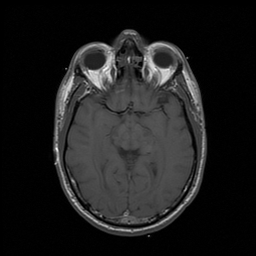
#> input picture images/t1.jpg, 256 x 256 px
$ jupyter execute Chapter4.ipynb   (shell and % lines are left out)
#> lines starting #> are read from the running program, lines starting #| are printed output that depends on the picture
[cell 1]
import numpy as np
import matplotlib.pyplot as plt

[cell 2]
# creating a step function
f = np.hstack((np.ones(64), np.zeros(64)))
f.shape

[cell 3]
plt.figure()
plt.plot(np.hstack((f, f)))
plt.xlim([0, 255])
plt.ylim([-0.5, 1.5])
plt.title('Step function')
plt.show()
#> figure, not shown here; curve peaks at x = 0, y = 1
plt.close()

[cell 4]
# DFT of f
F = np.fft.fft(f)

[cell 5]
F.shape, F.dtype

[cell 6]
plt.figure(figsize=(10, 5))
plt.plot(np.log(np.abs(F)+1)) # +1 to get rid of log(0)
plt.title('Modulus of Fourier Coefficients')
plt.xlim((0, F.shape[0]-1))
plt.show()
#> figure, not shown here; curve peaks at x = 0, y = 4.17
plt.close()

[cell 7]
# draw some of the contributing trigonometric functions
for i in range(0,10):

    G = np.zeros_like(F)
    G[i] = F[i] # set all bu the first i to zero
    g = np.fft.ifft(G) # inverse DFT

    plt.figure()
    plt.plot(np.real(np.hstack((g, g))))
    plt.title('The {}-th contributing coefficient'.format(i+1))
    plt.show()
    plt.close()

[cell 8]
# draw some of the contributing trigonometric functions
for i in range(0,f.shape[0]+1,8):

    G = np.copy(F)
    G[i+1:] = 0 # set all bu the first i to zero
    g = np.fft.ifft(G) # inverse DFT

    plt.figure()
    plt.plot(np.real(np.hstack((g, g))))
    plt.title('DFT with {} coefficients'.format(i))
    plt.xlim([0, 255])
    plt.ylim([-0.5, 1.5])
    plt.show()
    plt.close()

[cell 9]
import cv2

[cell 10]
img = cv2.imread(r'./images/t1.jpg', cv2.IMREAD_GRAYSCALE)
#> img is the input picture: shape (256, 256); min 0, max 255, mean 29.6

[cell 11]
plt.figure()
plt.imshow(img, cmap=plt.cm.gray)
plt.axis('off')
plt.show()
plt.close()

[cell 12]
# considering a 1D sample
f = img[128, :]
#> f = 256 values, max 143 at index 56, min 0 at index 0, mean 42.93

plt.figure()
plt.plot(f)
plt.show()
#> figure, not shown here; curve peaks at x = 56, y = 143
plt.close()

[cell 13]
f.dtype, f.shape

[cell 14]
f = f.astype(np.double)
f.dtype

[cell 15]
F = np.fft.fft(f) # DFT of f

[cell 16]
# Viewing the Fourier coefficients
plt.figure(figsize=(10,5))
plt.plot(np.real(F), 'b')
plt.plot(np.imag(F), 'r')
plt.legend(['Real', 'Imaginary'])
plt.show()
#> figure, not shown here; curve peaks at x = 0, y = 10989; curve peaks at x = 30, y = 496
plt.close()

[cell 17]
# Plots the modulus of the Fourier coefs
plt.figure(figsize=(10,5))
plt.plot(np.abs(F))
plt.show()
#> figure, not shown here; curve peaks at x = 0, y = 10989
plt.close()

[cell 18]
# Plot the log of the (modulus+1)
plt.figure(figsize=(10,5))
plt.plot(np.log(np.abs(F)+1))
plt.show()
#> figure, not shown here; curve peaks at x = 0, y = 9.3
plt.close()

[cell 19]
# Zero-shifting
# shift the DC to the middle
F_z = np.fft.fftshift(F)

`Y = fftshift(X)` rearranges the outputs of `fft`, `fft2`, and `fftn` by moving
the zero-frequency component to the center of the array. It is useful for
visualizing a Fourier transform with the zero-frequency component in the
middle of the spectrum. For vectors, `fftshift(X)` swaps the left and right halves
of `X`.
`fft` transforms input images into frequency domain; while
`fftshift` reorganize the outputs of `fft` by moving zeroth lag to the center of
spectrum. Thus, `fftshift` is usually used together with the Fourier transform.
If you need to shift frequency components to be
visually clearer (not necessary always), use `fftshift` after `fft`.
The function can be constructed via multiplying pixel `(x,y)` of `f` by `(-1)^(x+y)`.

[cell 20]
# Plot the log of the (modulus+1)
plt.figure(figsize=(10,5))
plt.plot(np.log(np.abs(F_z)+1))
plt.show()
#> figure, not shown here; curve peaks at x = 128, y = 9.3
plt.close()

[cell 21]
even_array = np.asarray([1, 2, 3, 4]) # array of length 4
even_array_z = np.fft.fftshift(even_array)
even_array_z

[cell 22]
odd_array = np.asarray([1, 2, 3, 4, 5, 6, 7]) # array of length 5
odd_array_z = np.fft.fftshift(odd_array)
odd_array_z

[cell 23]
even_ctr = even_array.shape[0] // 2
even_ctr

[cell 24]
odd_ctr = (odd_array.shape[0]-1) // 2
odd_ctr

[cell 25]
even_array_z[even_ctr], odd_array_z[odd_ctr]

[cell 26]
# Now, to undo it, we use ifftshift because it behaves differently with even- and odd-length arrays (just like fftshift).
np.fft.ifftshift(even_array_z)

[cell 27]
np.fft.ifftshift(odd_array_z)

[cell 28]
# 2D DFT, Use fft2 instead of fft.
img.dtype

[cell 29]
img = img.astype(np.double)
img.dtype

[cell 30]
plt.figure()
plt.imshow(img, cmap=plt.cm.gray)
plt.axis('off')
plt.show()
plt.close()

[cell 31]
IMG = np.fft.fft2(img)

[cell 32]
plt.figure()
plt.imshow(np.log(np.abs(IMG)+1), cmap=plt.cm.gray)
plt.axis('off')
plt.show()
plt.close()

[cell 33]
IMG_z = np.fft.fftshift(IMG)

plt.figure()
plt.imshow(np.log(np.abs(IMG_z)+1), cmap=plt.cm.gray)
plt.axis('off')
plt.show()
plt.close()

[cell 34]
ctr_position = np.asarray(IMG_z.shape) // 2
#> ctr_position = [128, 128]
IMG_z.shape, ctr_position, IMG_z[ctr_position[0], ctr_position[1]], np.max(IMG_z)

[cell 35]
# Your own 2D DFT
# 1D DFT of columns first
Img_col = np.fft.fft(img) # fft works on columns by default

# Then 1D DFT of rows
Img2 = np.fft.fft(Img_col, axis=1); # apply DFT along dim 1 (rows)

# Compare ours to the one from fft2
diff = np.abs(IMG-Img2) # should be close to zero
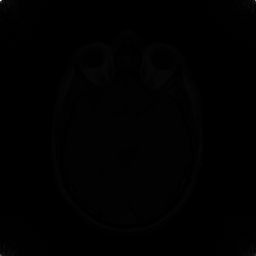
#> diff: shape (256, 256) float64; min 2.04, max 1937351, mean 9797.3; drawn with min black and max white
np.max(diff.ravel()) # make it a column, then find max of col
#> Out = 1937351

[cell 36]
# Create convolution kernel, g
# Let's create a circle centred in a 256x256 image.
r, c = np.meshgrid(np.arange(-128,128), np.arange(-128,128)) # vert & horiz ramps
d = np.sqrt(r ** 2 + c ** 2) # distance from centre pixel
g = d < 15 # select pixels less than 15 pixels from centre
g = np.fft.fftshift(g) # centre g at (1,1) (top-left)
g[1:22,1:5] = 1 # add a little tail so we can determine orientation

[cell 37]
# Get its DFT
G = np.fft.fft2(g)

[cell 38]
plt.figure()
plt.imshow(g, cmap=plt.cm.gray)
plt.axis('off')
plt.show()
plt.close()

[cell 39]
f = np.zeros((256,256))
f[50,100] = 1
f[48,120] = 2

[cell 40]
F = np.fft.fft2(f);

[cell 41]
plt.figure()
plt.imshow(f, cmap=plt.cm.gray)
plt.axis('off')
plt.show()
plt.close()

[cell 42]
f_conv_g = np.fft.ifft2(F * G)

[cell 43]
plt.figure()
plt.imshow(np.abs(f_conv_g), cmap=plt.cm.gray)
plt.axis('off')
plt.show()
plt.close()

[cell 44]
f2 = cv2.imread(r'./images/pd.jpg', cv2.IMREAD_GRAYSCALE)
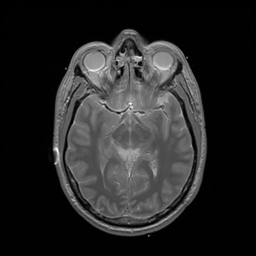
#> input picture images/pd.jpg, 256 x 256 px
#> f2 is the input picture: shape (256, 256); min 0, max 255, mean 38
f2 = f2.astype(np.double)

[cell 45]
plt.figure()
plt.imshow(f2, cmap=plt.cm.gray)
plt.axis('off')
plt.show()
plt.close()

[cell 46]
F2 = np.fft.fft2(f2)

[cell 47]
f2_conv_g = np.fft.ifft2(F2 * G)

[cell 48]
plt.figure()
plt.imshow(np.abs(np.fft.fftshift(F2)), cmap=plt.cm.gray)
plt.axis('off')
plt.show()
plt.close()

[cell 49]
plt.figure()
plt.imshow(np.abs(f2_conv_g), cmap=plt.cm.gray)
plt.axis('off')
plt.show()
plt.close()

[cell 50]
# aliasing
r, c = np.meshgrid(np.arange(1,257), np.arange(1,257))
# creating a simple left-right wave front
f = np.sin(2 * np.pi * c / 256 * 40)

[cell 51]
plt.figure()
plt.imshow(f, cmap=plt.cm.gray)
plt.axis('off')
plt.show()
plt.close()

[cell 52]
g = f[::5,::5] # sampling every 5th entries

[cell 53]
plt.figure()
plt.imshow(g, cmap=plt.cm.gray)
plt.axis('off')
plt.show()
plt.close()

[cell 54]
# Bricks moire demo
q = cv2.imread(r'./images/bricks.jpg', cv2.IMREAD_GRAYSCALE)
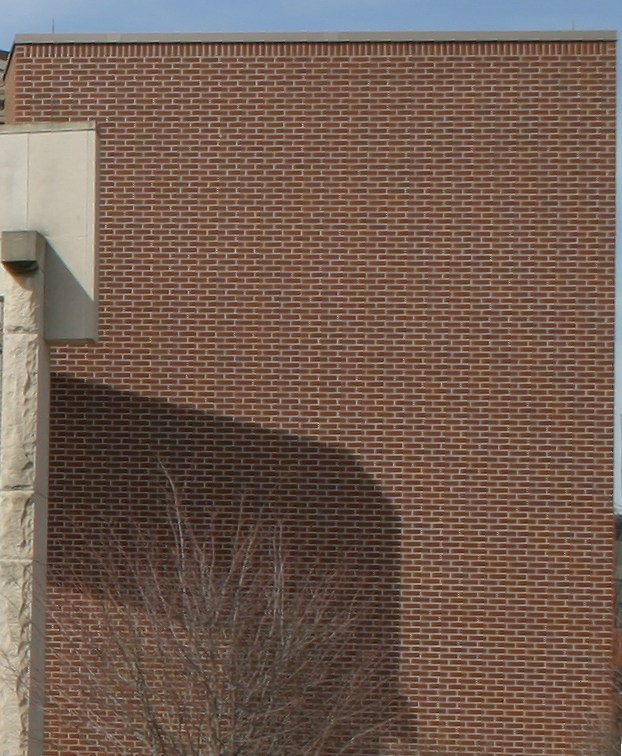
#> input picture images/bricks.jpg, 622 x 756 px
#> q: shape (756, 622); min 4, max 255, mean 98.1
q = q.astype(np.double)

[cell 55]
plt.figure()
plt.imshow(q, cmap=plt.cm.gray)
plt.axis('off')
plt.show()
plt.close()

[cell 56]
q.shape
#> Out = (756, 622)

[cell 57]
# resize by simple sub-sampling
ratio = 0.2
new_size = tuple([int(i * ratio) for i in q.shape])
#> new_size = (151, 124)
q_small = cv2.resize(q, new_size)
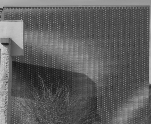
#> q_small: shape (124, 151) float64; min 21.79, max 213.1, mean 95.9

[cell 58]
new_size
#> Out = (151, 124)

[cell 59]
plt.figure()
plt.imshow(q_small, cmap=plt.cm.gray)
plt.axis('off')
plt.show()
plt.close()

[cell 60]
# resize, but first blur it (apply a filter)
q_blur = cv2.GaussianBlur(q, (11,11), 2)
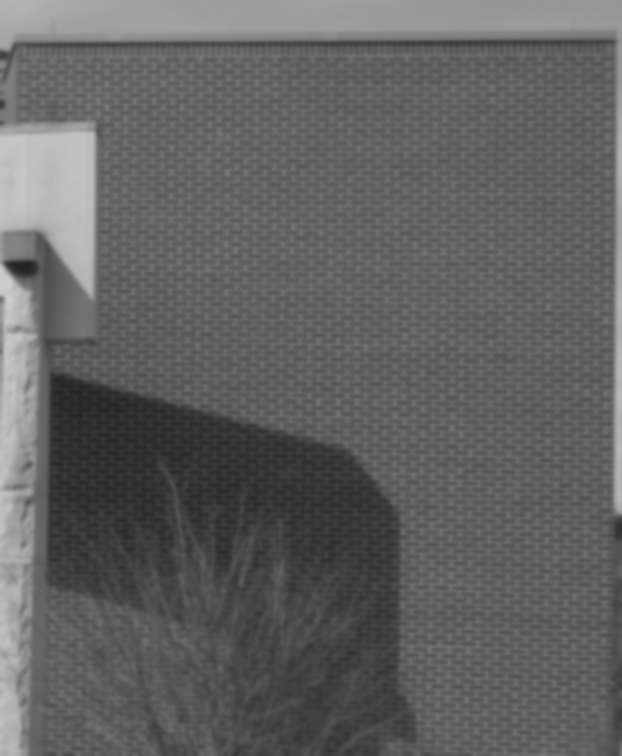
#> q_blur: shape (756, 622) float64; min 32.63, max 206.1, mean 98.1

[cell 61]
plt.figure()
plt.imshow(q_blur, cmap=plt.cm.gray)
plt.axis('off')
plt.show()
plt.close()

[cell 62]
q_blur_small = cv2.resize(q_blur, new_size)
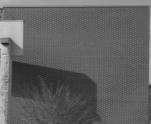
#> q_blur_small: shape (124, 151) float64; min 33.5, max 205.5, mean 97.8

[cell 63]
plt.figure()
plt.imshow(q_blur_small, cmap=plt.cm.gray)
plt.axis('off')
plt.show()
plt.close()

[cell 64]
Q = np.fft.fft2(q)
Q_z = np.fft.fftshift(Q)

[cell 65]
plt.figure()
plt.imshow(np.log(1+np.abs(Q_z)), cmap=plt.cm.gray)
plt.axis('off')
plt.show()
plt.close()

[cell 66]
Q_s = np.fft.fft2(q_small)
Q_s_z = np.fft.fftshift(Q_s)

[cell 67]
plt.figure()
plt.imshow(np.log(1+np.abs(Q_s_z)), cmap=plt.cm.gray)
plt.axis('off')
plt.show()
plt.close()

[cell 68]
Q_b = np.fft.fft2(q_blur)
Q_b_z = np.fft.fftshift(Q_b)

[cell 69]
plt.figure()
plt.imshow(np.log(1+np.abs(Q_b_z)), cmap=plt.cm.gray)
plt.axis('off')
plt.show()
plt.close()

[cell 70]
Q_b_s = np.fft.fft2(q_blur_small)
Q_b_s_z = np.fft.fftshift(Q_b_s)

[cell 71]
plt.figure()
plt.imshow(np.log(1+np.abs(Q_b_s_z)), cmap=plt.cm.gray)
plt.axis('off')
plt.show()
plt.close()

[cell 72]
# Fourier 2D wavefront
F = np.zeros((256,256))
F[4,0] = 1 # choosing one element to be non-zero

f = np.fft.ifft2(F) # taking the iFFT

[cell 73]
plt.figure()
fig, axes = plt.subplots(1,4)
axes[0].imshow(F, cmap=plt.cm.gray)
axes[0].axis('off')
axes[0].set_title('F')

axes[1].imshow(np.real(f), cmap=plt.cm.gray)
axes[1].axis('off')
axes[1].set_title('np.real(f)')

axes[2].imshow(np.imag(f), cmap=plt.cm.gray)
axes[2].axis('off')
axes[2].set_title('np.imag(f)')

axes[3].imshow(np.abs(f), cmap=plt.cm.gray)
axes[3].axis('off')
axes[3].set_title('np.abs(f)')

plt.show()
plt.close()

[cell 74]
# Fourier 2D wavefront
F = np.zeros((256,256))
F[3,0] = 1 # choosing one element to be non-zero

f = np.fft.ifft2(F) # taking the iFFT

[cell 75]
plt.figure()
fig, axes = plt.subplots(1,4)
axes[0].imshow(F, cmap=plt.cm.gray)
axes[0].axis('off')
axes[0].set_title('F')

axes[1].imshow(np.real(f), cmap=plt.cm.gray)
axes[1].axis('off')
axes[1].set_title('np.real(f)')

axes[2].imshow(np.imag(f), cmap=plt.cm.gray)
axes[2].axis('off')
axes[2].set_title('np.imag(f)')

axes[3].imshow(np.abs(f), cmap=plt.cm.gray)
axes[3].axis('off')
axes[3].set_title('np.abs(f)')

plt.show()
plt.close()

[cell 76]
# Fourier 2D wavefront
F = np.zeros((256,256))
F[0,5] = 1 # choosing one element to be non-zero

f = np.fft.ifft2(F) # taking the iFFT

[cell 77]
plt.figure()
fig, axes = plt.subplots(1,4)
axes[0].imshow(F, cmap=plt.cm.gray)
axes[0].axis('off')
axes[0].set_title('F')

axes[1].imshow(np.real(f), cmap=plt.cm.gray)
axes[1].axis('off')
axes[1].set_title('np.real(f)')

axes[2].imshow(np.imag(f), cmap=plt.cm.gray)
axes[2].axis('off')
axes[2].set_title('np.imag(f)')

axes[3].imshow(np.abs(f), cmap=plt.cm.gray)
axes[3].axis('off')
axes[3].set_title('np.abs(f)')

plt.show()
plt.close()

[cell 78]
# Fourier 2D wavefront
F = np.zeros((256,256))
F[0,0] = 1 # choosing one element to be non-zero

f = np.fft.ifft2(F) # taking the iFFT

[cell 79]
plt.figure()
fig, axes = plt.subplots(1,4)
axes[0].imshow(F, cmap=plt.cm.gray)
axes[0].axis('off')
axes[0].set_title('F')

axes[1].imshow(np.real(f), cmap=plt.cm.gray)
axes[1].axis('off')
axes[1].set_title('np.real(f)')

axes[2].imshow(np.imag(f), cmap=plt.cm.gray)
axes[2].axis('off')
axes[2].set_title('np.imag(f)')

axes[3].imshow(np.abs(f), cmap=plt.cm.gray)
axes[3].axis('off')
axes[3].set_title('np.abs(f)')

plt.show()
plt.close()

[cell 80]
# Fourier 2D wavefront
F = np.zeros((256,256))
F[1,0] = 1 # choosing one element to be non-zero

f = np.fft.ifft2(F) # taking the iFFT

[cell 81]
plt.figure()
fig, axes = plt.subplots(1,4)
axes[0].imshow(F, cmap=plt.cm.gray)
axes[0].axis('off')
axes[0].set_title('F')

axes[1].imshow(np.real(f), cmap=plt.cm.gray)
axes[1].axis('off')
axes[1].set_title('np.real(f)')

axes[2].imshow(np.imag(f), cmap=plt.cm.gray)
axes[2].axis('off')
axes[2].set_title('np.imag(f)')

axes[3].imshow(np.abs(f), cmap=plt.cm.gray)
axes[3].axis('off')
axes[3].set_title('np.abs(f)')

plt.show()
plt.close()

[cell 82]
# Fourier 2D wavefront
F = np.zeros((256,256))
F[1,1] = 1 # choosing one element to be non-zero

f = np.fft.ifft2(F) # taking the iFFT

[cell 83]
plt.figure()
fig, axes = plt.subplots(1,4)
axes[0].imshow(F, cmap=plt.cm.gray)
axes[0].axis('off')
axes[0].set_title('F')

axes[1].imshow(np.real(f), cmap=plt.cm.gray)
axes[1].axis('off')
axes[1].set_title('np.real(f)')

axes[2].imshow(np.imag(f), cmap=plt.cm.gray)
axes[2].axis('off')
axes[2].set_title('np.imag(f)')

axes[3].imshow(np.abs(f), cmap=plt.cm.gray)
axes[3].axis('off')
axes[3].set_title('np.abs(f)')

plt.show()
plt.close()

[cell 84]
# Fourier 2D wavefront
F = np.zeros((256,256))
F[2,2] = 1 # choosing one element to be non-zero

f = np.fft.ifft2(F) # taking the iFFT

[cell 85]
plt.figure()
fig, axes = plt.subplots(1,4)
axes[0].imshow(F, cmap=plt.cm.gray)
axes[0].axis('off')
axes[0].set_title('F')

axes[1].imshow(np.real(f), cmap=plt.cm.gray)
axes[1].axis('off')
axes[1].set_title('np.real(f)')

axes[2].imshow(np.imag(f), cmap=plt.cm.gray)
axes[2].axis('off')
axes[2].set_title('np.imag(f)')

axes[3].imshow(np.abs(f), cmap=plt.cm.gray)
axes[3].axis('off')
axes[3].set_title('np.abs(f)')

plt.show()
plt.close()

[cell 86]
# Fourier 2D wavefront
F = np.zeros((256,256))
F[2,1] = 1 # choosing one element to be non-zero

f = np.fft.ifft2(F) # taking the iFFT

[cell 87]
plt.figure()
fig, axes = plt.subplots(1,4)
axes[0].imshow(F, cmap=plt.cm.gray)
axes[0].axis('off')
axes[0].set_title('F')

axes[1].imshow(np.real(f), cmap=plt.cm.gray)
axes[1].axis('off')
axes[1].set_title('np.real(f)')

axes[2].imshow(np.imag(f), cmap=plt.cm.gray)
axes[2].axis('off')
axes[2].set_title('np.imag(f)')

axes[3].imshow(np.abs(f), cmap=plt.cm.gray)
axes[3].axis('off')
axes[3].set_title('np.abs(f)')

plt.show()
plt.close()

[cell 88]
# Fourier 2D wavefront
F = np.zeros((256,256))
F[1,2] = 1 # choosing one element to be non-zero

f = np.fft.ifft2(F) # taking the iFFT

[cell 89]
plt.figure()
fig, axes = plt.subplots(1,4)
axes[0].imshow(F, cmap=plt.cm.gray)
axes[0].axis('off')
axes[0].set_title('F')

axes[1].imshow(np.real(f), cmap=plt.cm.gray)
axes[1].axis('off')
axes[1].set_title('np.real(f)')

axes[2].imshow(np.imag(f), cmap=plt.cm.gray)
axes[2].axis('off')
axes[2].set_title('np.imag(f)')

axes[3].imshow(np.abs(f), cmap=plt.cm.gray)
axes[3].axis('off')
axes[3].set_title('np.abs(f)')

plt.show()
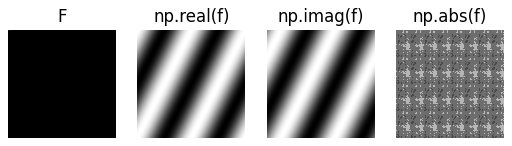
#> figure drawn by matplotlib, 4 panels
plt.close()

[cell 90]
# Image scaling by DFT
f = cv2.imread(r'./images/ct.jpg', cv2.IMREAD_GRAYSCALE)
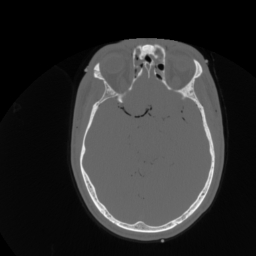
#> input picture images/ct.jpg, 256 x 256 px
#> f is the input picture: shape (256, 256); min 0, max 247, mean 45.9
f = f.astype(np.double)
f.shape, f.dtype

[cell 91]
plt.figure()
plt.imshow(f, cmap=plt.cm.gray)
plt.axis('off')
plt.show()
plt.close()

[cell 92]
F = np.fft.fft2(f)
F_z = np.fft.fftshift(F)

[cell 93]
plt.figure()
plt.imshow(np.log(1+np.abs(F_z)), cmap=plt.cm.gray)
plt.axis('off')
plt.show()
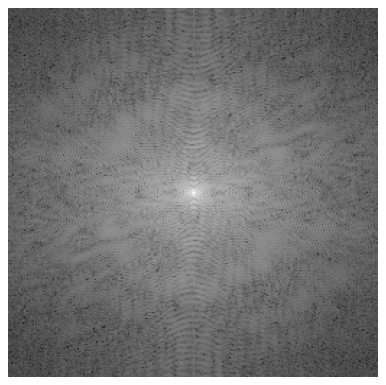
#> figure drawn by matplotlib, 1 panel
plt.close()

[cell 94]
rows, cols = f.shape
#> rows = 256; cols = 256

[cell 95]
padamount = rows // 2 # how much pad on each side
#> padamount = 128
G = np.pad(F_z, ((padamount, padamount), (padamount, padamount)), mode='constant', constant_values=((0,0),(0,0)))

[cell 96]
plt.figure()
plt.imshow(np.log(1+np.abs(G)), cmap=plt.cm.gray)
plt.axis('off')
plt.show()
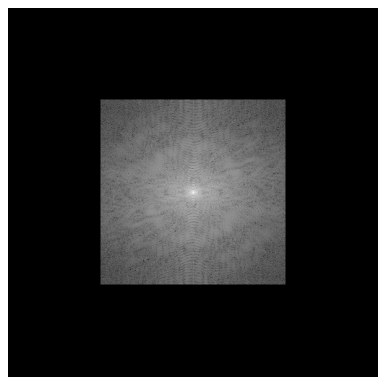
#> figure drawn by matplotlib, 1 panel
plt.close()

[cell 97]
g = np.fft.ifft2( np.fft.fftshift(G) )

[cell 98]
plt.figure()
plt.imshow(np.real(g), cmap=plt.cm.gray)
plt.axis('off')
plt.show()
plt.close()

[cell 99]
g.shape
#> Out = (512, 512)
